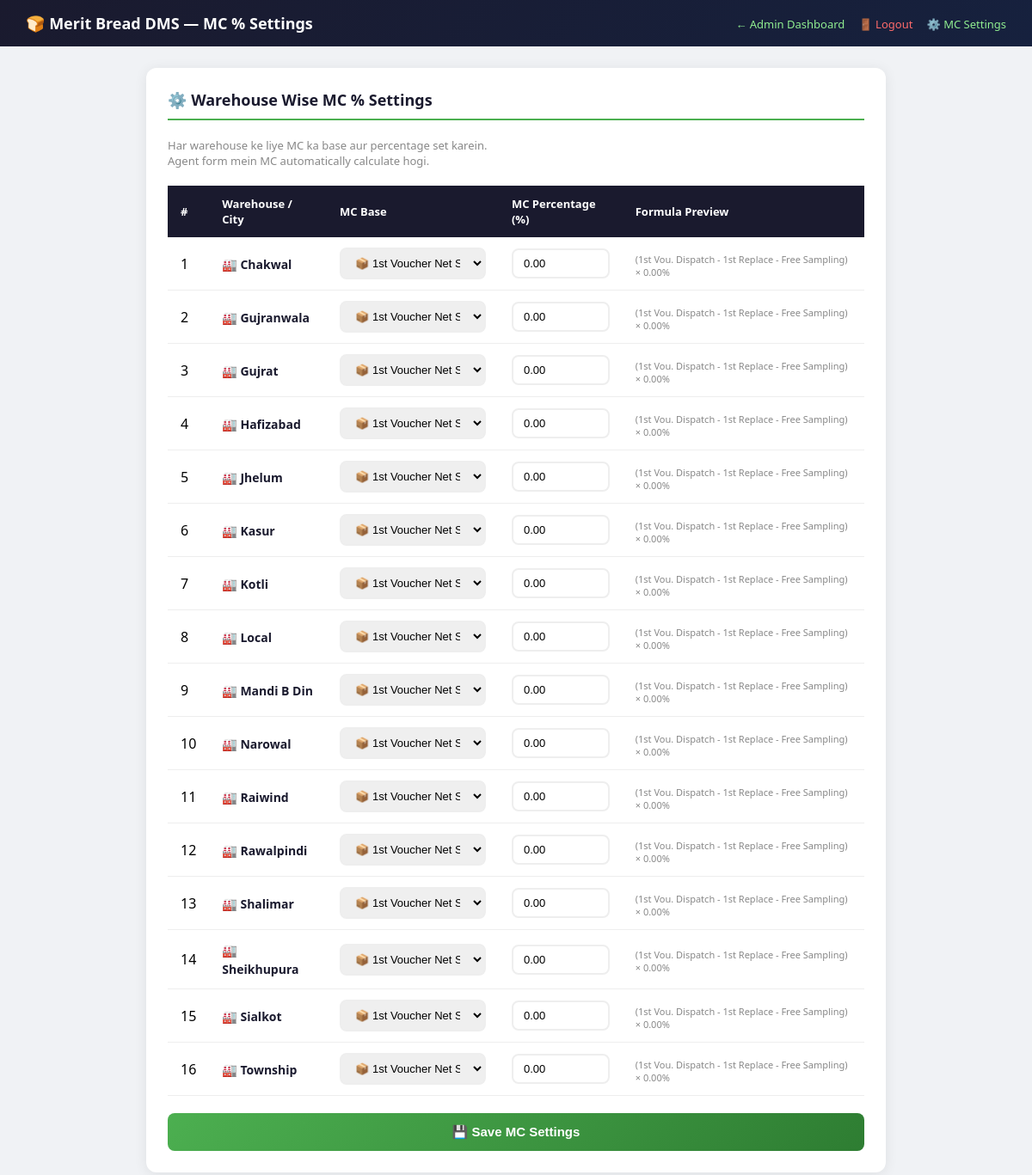
The app's page /mc_settings.php (signed in) with its own data.
### tables this page shows
CREATE TABLE `users` (
  `id` int(11) NOT NULL,
  `username` varchar(100) NOT NULL,
  `password` varchar(255) NOT NULL,
  `city` varchar(100) NOT NULL,
  `role` enum('admin','agent') DEFAULT 'agent',
  `created_at` timestamp NOT NULL DEFAULT current_timestamp()
);

### mc_settings.php (the view, shortened to what this page needs)
<?php
include 'config.php';
$warehouses = mysqli_query($conn, "SELECT u.city,
    COALESCE(m.mc_base, 'first_voucher') as mc_base,
    COALESCE(m.mc_percentage, 0) as mc_percentage
    FROM users u
    LEFT JOIN mc_settings m ON u.city=m.city
    WHERE u.role='agent'
    ORDER BY u.city");
?>
<!DOCTYPE html>
<html>
<head>
</head>
<body>
<div class="header">
    <h1>🍞 Merit Bread DMS — MC % Settings</h1>
    <div>
        <a href="admin_dashboard.php" class="green">← Admin Dashboard</a>
        <a href="login.php">🚪 Logout</a>
<a href="mc_settings.php" class="green">⚙️ MC Settings</a>
    </div>
</div>
<div class="container">
    <div class="card">
        <h2>⚙️ Warehouse Wise MC % Settings</h2>
        <p style="color:#888;font-size:13px;margin-bottom:20px;">
            Har warehouse ke liye MC ka base aur percentage set karein.
            <br>Agent form mein MC automatically calculate hogi.
        </p>
        <form method="POST">
        <table>
            <thead><tr>
                <th>#</th>
                <th>Warehouse / City</th>
                <th>MC Base</th>
                <th>MC Percentage (%)</th>
                <th>Formula Preview</th>
            </tr></thead>
            <tbody>
            <?php $i=1; while($wh = mysqli_fetch_assoc($warehouses)): ?>
            <tr>
                <td><?= $i++ ?></td>
                <td>
                    <span class="city-name">🏭 <?= htmlspecialchars($wh['city']) ?></span>
                </td>
                <td>
                    <select name="mc_base[<?= $wh['city'] ?>]"
                        id="base_<?= $wh['city'] ?>"
                        onchange="updateFormula('<?= $wh['city'] ?>')">
                        <option value="first_voucher" <?= $wh['mc_base']=='first_voucher'?'selected':'' ?>>
                            📦 1st Voucher Net Sales
                        </option>
                    </select>
                </td>
                <td>
                    <input type="number"
                        name="mc_percentage[<?= $wh['city'] ?>]"
                        id="pct_<?= $wh['city'] ?>"
                        value="<?= $wh['mc_percentage'] ?>"
                        step="0.01" min="0" max="100"
                        onchange="updateFormula('<?= $wh['city'] ?>')"
                        oninput="updateFormula('<?= $wh['city'] ?>')">
                </td>
                <td>
                    <div id="preview_<?= $wh['city'] ?>" class="formula-preview">
                        <?php if($wh['mc_base']=='first_voucher'): ?>
                        (1st Vou. Dispatch - 1st Replace - Free Sampling) × <?= $wh['mc_percentage'] ?>%
                        <?php else: ?>
                        (Total Net Sales - Free Sampling) × <?= $wh['mc_percentage'] ?>%
                        <?php endif; ?>
                    </div>
                </td>
            </tr>
            <?php endwhile; ?>
            </tbody>
        </table>
        <button type="submit" name="save_settings" class="btn-save">💾 Save MC Settings</button>
        </form>
    </div>
</div>
</body>
</html>

### mc_settings.php (style rules this page uses)
* { margin:0; padding:0; box-sizing:border-box; }
body { font-family:'Segoe UI',Arial,sans-serif; background:#f0f2f5; }
.header { background:linear-gradient(135deg,#1a1a2e,#16213e); color:white; padding:15px 30px; display:flex; justify-content:space-between; align-items:center; }
.header h1 { font-size:18px; }
.header a { color:#ff6b6b; text-decoration:none; margin-left:12px; font-size:13px; }
.header a.green { color:#90EE90; }
.container { max-width:900px; margin:25px auto; padding:0 20px; }
.card { background:white; border-radius:12px; padding:25px; box-shadow:0 2px 15px rgba(0,0,0,0.08); }
.card h2 { color:#1a1a2e; margin-bottom:20px; font-size:18px; border-bottom:2px solid #4CAF50; padding-bottom:10px; }
table { width:100%; border-collapse:collapse; }
th { background:#1a1a2e; color:white; padding:12px 15px; text-align:left; font-size:13px; }
td { padding:12px 15px; border-bottom:1px solid #eee; vertical-align:middle; }
.city-name { font-weight:bold; color:#1a1a2e; font-size:14px; }
select, input[type='number'] { padding:8px 12px; border:2px solid #eee; border-radius:8px; font-size:13px; width:100%; }
.btn-save { background:linear-gradient(135deg,#4CAF50,#2e7d32); color:white; padding:13px; border:none; border-radius:8px; font-size:15px; cursor:pointer; font-weight:bold; width:100%; margin-top:20px; }
.formula-preview { font-size:11px; color:#888; margin-top:4px; }

### records on screen
users: city "Chakwal", city "📦 1st Voucher Net Sales", mc_percentage "0.00"
users: city "Gujranwala", city "📦 1st Voucher Net Sales", mc_percentage "0.00"
users: city "Gujrat", city "📦 1st Voucher Net Sales", mc_percentage "0.00"
users: city "Hafizabad", city "📦 1st Voucher Net Sales", mc_percentage "0.00"
users: city "Jhelum", city "📦 1st Voucher Net Sales", mc_percentage "0.00"
users: city "Kasur", city "📦 1st Voucher Net Sales", mc_percentage "0.00"
users: city "Kotli", city "📦 1st Voucher Net Sales", mc_percentage "0.00"
users: city "Local", city "📦 1st Voucher Net Sales", mc_percentage "0.00"
users: city "Mandi B Din", city "📦 1st Voucher Net Sales", mc_percentage "0.00"
users: city "Narowal", city "📦 1st Voucher Net Sales", mc_percentage "0.00"
users: city "Raiwind", city "📦 1st Voucher Net Sales", mc_percentage "0.00"
users: city "Rawalpindi", city "📦 1st Voucher Net Sales", mc_percentage "0.00"
users: city "Shalimar", city "📦 1st Voucher Net Sales", mc_percentage "0.00"
users: city "Sheikhupura", city "📦 1st Voucher Net Sales", mc_percentage "0.00"
users: city "Sialkot", city "📦 1st Voucher Net Sales", mc_percentage "0.00"
users: city "Township", city "📦 1st Voucher Net Sales", mc_percentage "0.00"
